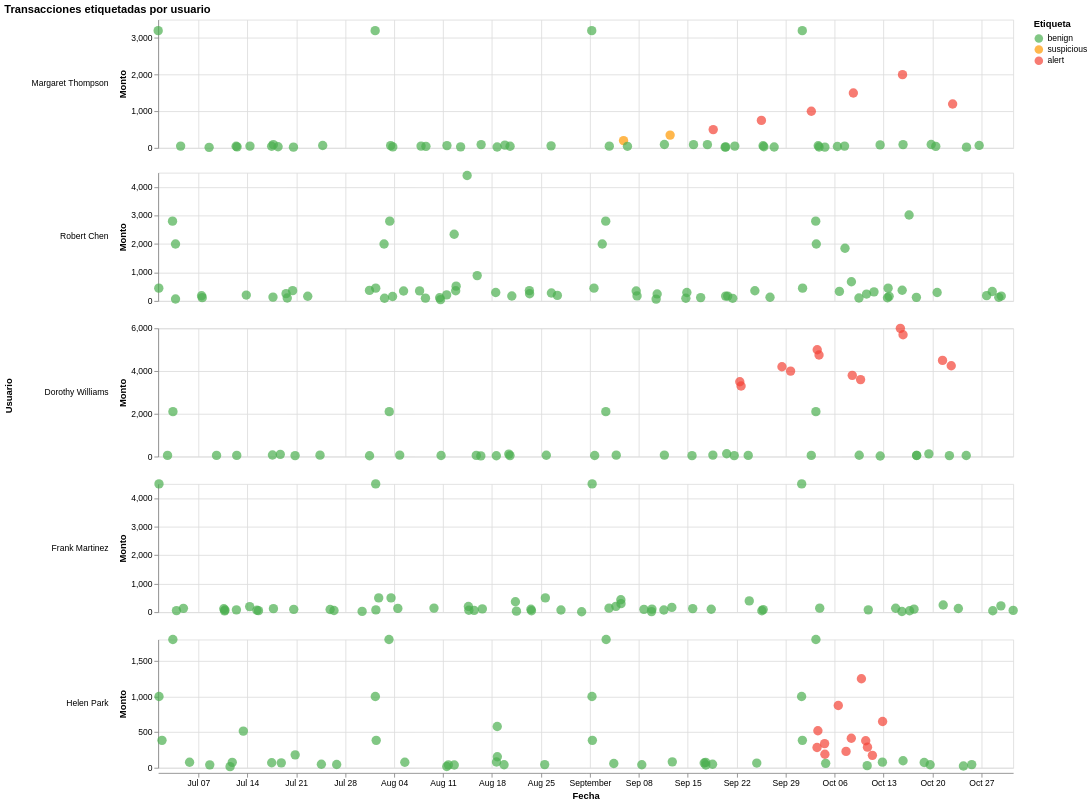

The notebook cell this image was saved under:
### Markdown cell above
## 8. Labeled transactions, one panel per user

**What I'm doing:** joining transactions, labels and names, and plotting each transaction as a point (date vs. amount) colored by its label. Each user gets their own panel, with the name shown on the left.

**Why:** with all users in one chart the points overlapped and it was hard to see what happened to each person. Splitting by user makes the pattern of each case visible. I use an independent vertical scale per panel because amounts differ a lot between users; this shows the shape of each series (the trade-off is that heights cannot be compared across panels).

### Code cell
# Join: transacciones + etiquetas + nombre del usuario
df = (
    df_transactions
    .merge(
        df_ground_truth_labels,
        on="transaction_id",
        how="left"
    )
    .merge(
        df_user_profiles[["user_id", "name"]],
        on="user_id",
        how="left"
    )
)

# Gráfico base: un punto por transacción, coloreado por etiqueta
puntos = (
    alt.Chart(df)
    .mark_circle(size=120)
    .encode(
        x=alt.X("date:T", title="Fecha"),
        y=alt.Y("amount:Q", title="Monto"),
        color=alt.Color(
            "ground_truth_label:N",
            title="Etiqueta",
            scale=alt.Scale(
                domain=["benign", "suspicious", "alert"],
                range=["#4CAF50", "#FF9800", "#F44336"]
            )
        ),
        tooltip=[
            alt.Tooltip("name:N", title="Usuario"),
            alt.Tooltip("transaction_id:N", title="Transacción"),
            alt.Tooltip("date:T", title="Fecha"),
            alt.Tooltip("amount:Q", title="Monto"),
            alt.Tooltip("category:N", title="Categoría"),
            alt.Tooltip("ground_truth_label:N", title="Label"),
            alt.Tooltip("alert_type:N", title="Tipo Alerta"),
            alt.Tooltip("notes:N", title="Notas")
        ]
    )
    .properties(width=1000, height=150)
)

# Un panel por usuario, con el nombre como encabezado
chart = (
    puntos
    .facet(
        row=alt.Row(
            "name:N",
            title="Usuario",
            sort=df_user_profiles["name"].tolist(),
            header=alt.Header(labelAngle=0, labelAlign="left")
        )
    )
    .resolve_scale(y="independent")
    .properties(title="Transacciones etiquetadas por usuario")
)

chart

### Figure 1 — Vega-Lite specification as saved in the notebook (floating-point values rounded to 4 significant figures; data arrays with more than 128 entries replaced by an {"elided": "..."} marker saying what was removed)
{"config": {"view": {"continuousWidth": 300, "continuousHeight": 300}}, "data": {"name": "data-8af69020f9775f26fca78ca9a873ed7f"}, "facet": {"row": {"field": "name", "header": {"labelAlign": "left", "labelAngle": 0}, "sort": ["Margaret Thompson", "Robert Chen", "Dorothy Williams", "Frank Martinez", "Helen Park"], "title": "Usuario", "type": "nominal"}}, "spec": {"mark": {"type": "circle", "size": 120}, "encoding": {"color": {"field": "ground_truth_label", "scale": {"domain": ["benign", "suspicious", "alert"], "range": ["#4CAF50", "#FF9800", "#F44336"]}, "title": "Etiqueta", "type": "nominal"}, "tooltip": [{"field": "name", "title": "Usuario", "type": "nominal"}, {"field": "transaction_id", "title": "Transacción", "type": "nominal"}, {"field": "date", "title": "Fecha", "type": "temporal"}, {"field": "amount", "title": "Monto", "type": "quantitative"}, {"field": "category", "title": "Categoría", "type": "nominal"}, {"field": "ground_truth_label", "title": "Label", "type": "nominal"}, {"field": "alert_type", "title": "Tipo Alerta", "type": "nominal"}, {"field": "notes", "title": "Notas", "type": "nominal"}], "x": {"field": "date", "title": "Fecha", "type": "temporal"}, "y": {"field": "amount", "title": "Monto", "type": "quantitative"}}, "height": 150, "width": 1000}, "resolve": {"scale": {"y": "independent"}}, "title": "Transacciones etiquetadas por usuario", "$schema": "https://vega.github.io/schema/vega-lite/v6.4.1.json", "datasets": {"data-8af69020f9775f26fca78ca9a873ed7f": {"elided": "291 records"}}}
